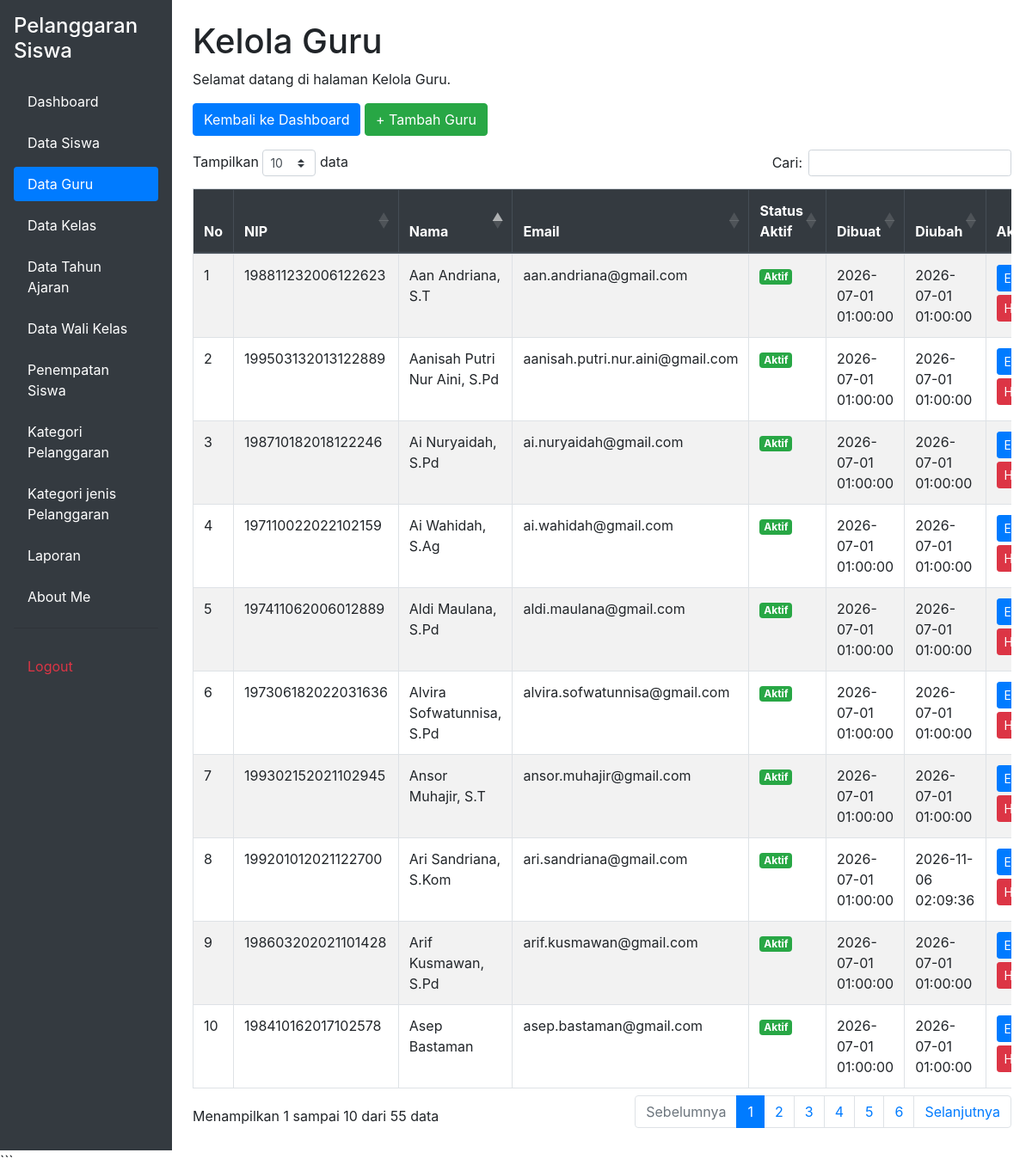
The app's page /kelola_guru.php (signed in) with its own data.
### tables this page shows
CREATE TABLE `t_guru` (
  `id` int(11) NOT NULL,
  `nip` varchar(18) NOT NULL,
  `nama` varchar(150) DEFAULT NULL,
  `email` varchar(150) NOT NULL,
  `status_aktif` tinyint(1) NOT NULL,
  `user_id` int(11) NOT NULL,
  `created_at` timestamp NOT NULL DEFAULT current_timestamp(),
  `updated_at` timestamp NOT NULL DEFAULT current_timestamp()
);

### kelola_guru.php (the view, shortened to what this page needs)
<?php
include 'config/koneksi.php';
$sql = "SELECT * FROM t_guru ORDER BY nama ASC";
$hasil = mysqli_query($koneksi, $sql);
?>
<!DOCTYPE html>
<html lang="id">
<head>
    <link rel="stylesheet"
          href="https://cdn.jsdelivr.net/npm/bootstrap@4.6.2/dist/css/bootstrap.min.css">
    <link rel="stylesheet"
          href="https://cdn.datatables.net/1.13.8/css/dataTables.bootstrap4.min.css">
</head>
<body>
<div class="container-fluid">
    <div class="row">
        <?php include 'layout/sidebar.php'; ?>
        <main class="col-md-9 col-lg-10 p-4">
            <h1>Kelola Guru</h1>
            <p>Selamat datang di halaman Kelola Guru.</p>
            <div class="mb-3">
                <a href="dashboard.php" class="btn btn-primary">
                    Kembali ke Dashboard
                </a>
                <a href="tambah_guru.php" class="btn btn-success">
                    + Tambah Guru
                </a>
            </div>
            <div class="table-responsive">
                <table id="tabelGuru"
                       class="table table-bordered table-striped table-hover">
                    <thead class="thead-dark">
                        <tr>
                            <th>No</th>
                            <th>NIP</th>
                            <th>Nama</th>
                            <th>Email</th>
                            <th>Status Aktif</th>
                            <th>Dibuat</th>
                            <th>Diubah</th>
                            <th>Aksi</th>
                        </tr>
                    </thead>
                    <tbody>
                        <?php while ($row = mysqli_fetch_assoc($hasil)) { ?>
                        <tr>
                            <td></td>
                            <td>
                                <?= htmlspecialchars($row['nip'] ?? '') ?>
                            </td>
                            <td>
                                <?= htmlspecialchars($row['nama'] ?? '') ?>
                            </td>
                            <td>
                                <?= htmlspecialchars($row['email'] ?? '') ?>
                            </td>
                            <td>
                                <?php if ($row['status_aktif'] == 1) { ?>
                                    <span class="badge badge-success">
                                        Aktif
                                    </span>
                                <?php } else { ?>
                                    <span class="badge badge-secondary">
                                        Tidak Aktif
                                    </span>
                                <?php } ?>
                            </td>
                            <td>
                                <?= htmlspecialchars($row['created_at'] ?? '') ?>
                            </td>
                            <td>
                                <?= htmlspecialchars($row['updated_at'] ?? '') ?>
                            </td>
                            <td>
                                <a href="edit_guru.php?id=<?= urlencode($row['id']) ?>"
                                   class="btn btn-primary btn-sm mb-1">
                                    Edit
                                </a>
                                <a href="hapus_guru.php?id=<?= urlencode($row['id']) ?>"
                                   class="btn btn-danger btn-sm mb-1"
                                   onclick="return confirm('Yakin ingin menghapus data guru ini?');">
                                    Hapus
                                </a>
                            </td>
                        </tr>
                        <?php } ?>
                    </tbody>
                </table>
            </div>
        </main>
    </div>
</div>
</body>
</html>

### records on screen
t_guru: nip "198811232006122623", nama "Aan Andriana, S.T", email "aan.andriana@gmail.com", status_aktif "Aktif", created_at "2026-07-01 01:00:00", updated_at "2026-07-01 01:00:00"
t_guru: nip "199503132013122889", nama "Aanisah Putri Nur Aini, S.Pd", email "aanisah.putri.nur.aini@gmail.com", status_aktif "Aktif", created_at "2026-07-01 01:00:00", updated_at "2026-07-01 01:00:00"
t_guru: nip "198710182018122246", nama "Ai Nuryaidah, S.Pd", email "ai.nuryaidah@gmail.com", status_aktif "Aktif", created_at "2026-07-01 01:00:00", updated_at "2026-07-01 01:00:00"
t_guru: nip "197110022022102159", nama "Ai Wahidah, S.Ag", email "ai.wahidah@gmail.com", status_aktif "Aktif", created_at "2026-07-01 01:00:00", updated_at "2026-07-01 01:00:00"
t_guru: nip "197411062006012889", nama "Aldi Maulana, S.Pd", email "aldi.maulana@gmail.com", status_aktif "Aktif", created_at "2026-07-01 01:00:00", updated_at "2026-07-01 01:00:00"
t_guru: nip "197306182022031636", nama "Alvira Sofwatunnisa, S.Pd", email "alvira.sofwatunnisa@gmail.com", status_aktif "Aktif", created_at "2026-07-01 01:00:00", updated_at "2026-07-01 01:00:00"
t_guru: nip "199302152021102945", nama "Ansor Muhajir, S.T", email "ansor.muhajir@gmail.com", status_aktif "Aktif", created_at "2026-07-01 01:00:00", updated_at "2026-07-01 01:00:00"
t_guru: nip "199201012021122700", nama "Ari Sandriana, S.Kom", email "ari.sandriana@gmail.com", status_aktif "Aktif", created_at "2026-07-01 01:00:00", updated_at "2026-11-06 02:09:36"
t_guru: nip "198603202021101428", nama "Arif Kusmawan, S.Pd", email "arif.kusmawan@gmail.com", status_aktif "Aktif", created_at "2026-07-01 01:00:00", updated_at "2026-07-01 01:00:00"
t_guru: nip "198410162017102578", nama "Asep Bastaman", email "asep.bastaman@gmail.com", status_aktif "Aktif", created_at "2026-07-01 01:00:00", updated_at "2026-07-01 01:00:00"
